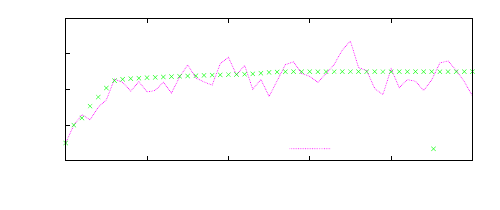

The gnuplot source for this figure:
# set terminal x11 
# set output
set style line 1 lt 4 lw 2
set style line 2 lt 5 lw 2
set style line 3 lt 2 lw 2
set style line 4 lt 1 lw 2
set style line 5 lt 6 lw 1
set size 1,0.6
set origin 0,0
set ytics nomirror
set xtics 10
set ytics 10
set ylabel "Inventory at Retailer"
set xlabel "Time"
set key 
set key horizontal bottom
#unset key
plot "CL1.dat" index 0 u 1:2 w l ls 1 t "Actual",\
"" index 0 u 1:3 w points t "Nominal"


